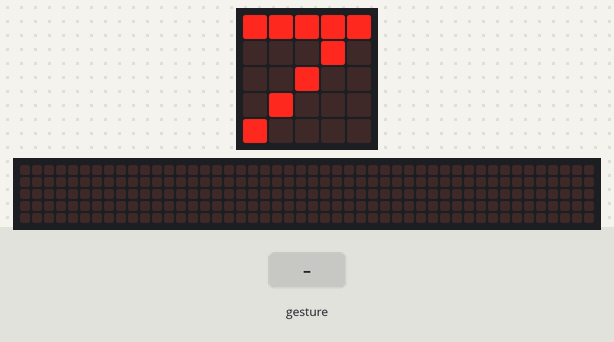
The program below on a simulated BBC micro:bit (MakeCode). Shown: the board's 5×5 LED display, a strip that is not on the board, showing the scrolling text unrolled. The test bench sets the inputs (shaded band). A tilt is held for 1.5 s and a shake lasts 1 s, then the board lies face up again; the 48×5 strip is a reading aid, not a part: it shows the text the display is scrolling, unrolled, one strip-width of it at a time.

Above: at 11.6 s.
At 13.27 s:
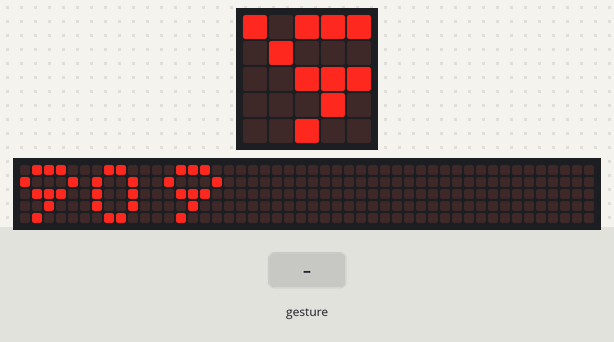
13.3 s: gesture 'tilt right'
16.3 s: gesture 'tilt left'
At 16.4 s:
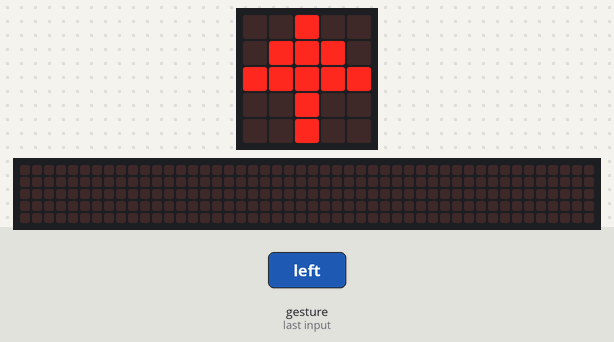
At 17.8 s:
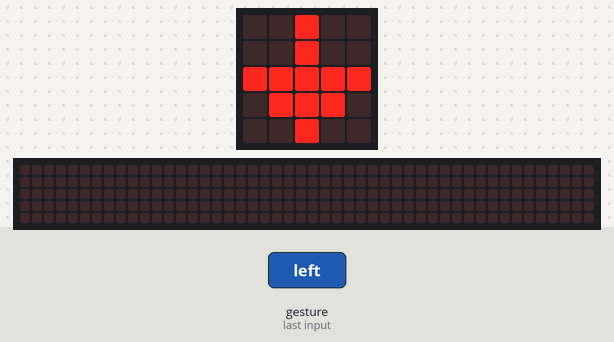

Measured:
- after the input at 16.3 s, the display: changes after 0.30 s (image 3)
- what the display in image 0 shows lasts 1.0 s, from 11.6 s to 12.6 s
- what the display in image 3 shows lasts 1.6 s, from 16.6 s to 18.2 s

The program:

main.ts
```typescript
input.onGesture(Gesture.TiltRight, function () {
    basic.showLeds(`
        . . # . .
        . # # # .
        # # # # #
        . . # . .
        . . # . .
        `)
})
input.onGesture(Gesture.TiltLeft, function () {
    basic.showLeds(`
        . . # . .
        . . # . .
        # # # # #
        . # # # .
        . . # . .
        `)
})
basic.showNumber(7)
basic.pause(300)
basic.showNumber(909)
basic.pause(2000)
basic.showLeds(`
    # # . # #
    # . # . #
    # . . . #
    # . . . #
    # . . . #
    `)
basic.showString("Hola")
basic.forever(function () {
    basic.showNumber(7)
    basic.pause(300)
    basic.showNumber(909)
    basic.pause(2000)
    basic.showLeds(`
        # # . # #
        # . # . #
        # . . . #
        # . . . #
        # . . . #
        `)
    basic.showString("Hola")
})
```

test.ts
```typescript
// aquí va el archivo "tests"; esto no se compilará cuando este paquete se utilice como una extensión.
```
